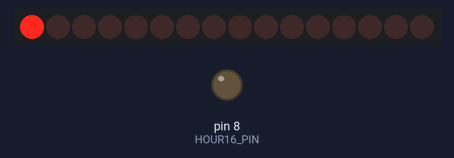
The sketch below on a simulated Arduino Uno, built with avr-gcc and run on an emulated ATmega328P. On the bench: 16 shift-register outputs drawn as a row of LEDs (first output left, lit = HIGH), output pins drawn as LEDs (lit = HIGH). Wiring (inferred from the names in the program): 2 × shift register (74HC595): data pin 11; shift clock pin 13; latch pin 12. Wiring (inferred from the signals the program sends): row of LEDs: on Q0, Q1, Q2, Q3, Q4, Q5, Q6, Q7, Q8, Q9, Q10, Q11, Q12, Q13, Q14, Q15. Pins used as bus, display or sensor lines are not drawn.

Above: at 1.1 s.
At 5.1 s:
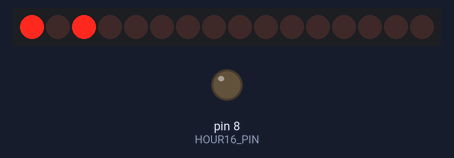
At 10.1 s:
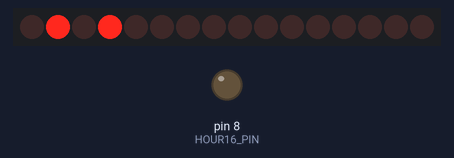
At 20.1 s:
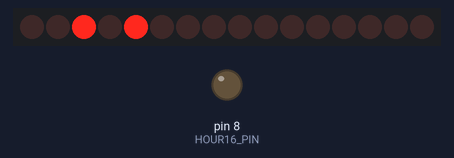
At 29.1 s:
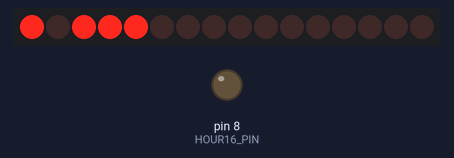
At 39.1 s:
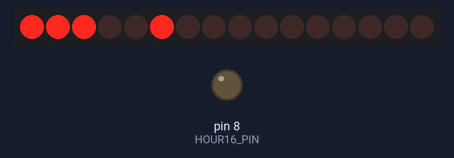
Timing chart, 0 to 40.0 s (numbered marks = the images above):
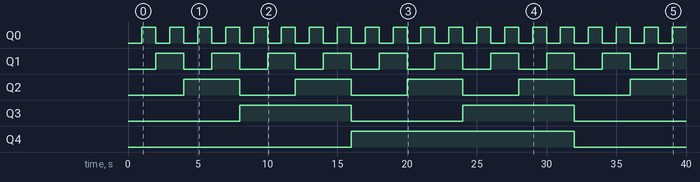

Measured:
- by itself, Q0: alternates HIGH for 1.0 s and LOW for 1.0 s
- by itself, Q1: alternates HIGH for 2.0 s and LOW for 2.0 s
- by itself, Q2: alternates HIGH for 4.0 s and LOW for 4.0 s
- by itself, Q3: alternates HIGH for 8.0 s and LOW for 8.0 s
- by itself, Q4: LOW → HIGH at 16.0 s, → LOW 16.0 s later

The sketch:

binary_clock_clean.ino
```cpp
/**
 * For a binary clock we need:
 * - 4 LEDs for hours (5 for 24 hour)
 * - 6 LEDs for minutes
 * - 6 LEDs for seconds
 *
 * Using 2 daisy chained 8 bit shift registers (74HC595) we can set 16 LEDs using 3
 * pins and have a dedicated PIN for the 16 hour LED.
 */

/*
 * Pin map
 *
 * Assume we have 15 LEDs as below in a row (s - seconds, m - minutes, h - hours)
 * with high bits on the left
 * HHHHH MMMMMM SSSSSS
 *
 * For example above the leftmost LED is H5 (hours bit 5 / 16 hour) and the rightmost bit
 * is S1 (seconds bit 1 / 1 second)
 *
 * Use 2 74HC595. We will use 595(1) for the low bits (S1 - M2) and 595(2) for the high
 * bits (M3 - H4).
 *
 * 595 - both
 * 8 - LOW (GND)
 * 10 - HIGH (reset)
 * 13 - LOW (output enable)
 * 16 - HIGH (VCC)
 *
 * 595(1) -> LED
 * 1 -> S1
 * 2 -> S2
 * 3 -> S3
 * 4 -> S4
 * 5 -> S5
 * 6 -> S6
 * 7 -> M1
 * 8 -> M2
 *
 * 595(2) -> LED
 * 1 -> M1
 * 2 -> M2
 * 3 -> M3
 * 4 -> M4
 * 5 -> H1
 * 6 -> H2
 * 7 -> H3
 * 8 -> H4
 *
 * Arduino -> LED
 * 8 -> H5
 *
 * 595(1) -> 595(2)
 * 11 -> 11
 * 12 -> 12
 * 9 -> 14 (Q7/QH out -> DS/SER)
 *
 * Arduino -> 595(1)
 * 11 -> 14
 * 12 -> 12
 * 13 -> 11
 */


const boolean HOUR_24 = true;

// Pin connected to ST_CP/RCLK of 74HC595
const int LATCH_PIN = 12;
// Pin connected to SH_CP/SRCLK of 74HC595
const int CLOCK_PIN = 13;
// Pin connected to DS/SER of 74HC595
const int DATA_PIN = 11;
// Dedicated pin for 16 hours LED
const int HOUR16_PIN = 8;

// Track which LEDs are on/off
unsigned long now = 0;
int seconds = 0;
int minutes = 0;
int hours = 0;
int hoursInDay;

void setup() {
  pinMode(LATCH_PIN, OUTPUT);
  pinMode(CLOCK_PIN, OUTPUT);
  pinMode(DATA_PIN, OUTPUT);
  pinMode(HOUR16_PIN, OUTPUT);

  if (HOUR_24) {
    hoursInDay = 24;
  } else {
    hoursInDay = 12;
  }
}

void loop() {
  updateTime();
  updateDisplay();
}

void updateTime() {
  // replace with RTC if you have something which can do that
  now = millis() / 1000;
  hours = (now / (60 * 60)) % hoursInDay;
  minutes = (now / 60) % 60;
  seconds = now % 60;
}

void updateDisplay() {
  unsigned long matrix = (hours << 12);
  matrix += (minutes << 6);
  matrix += seconds;

  digitalWrite(LATCH_PIN, LOW);
  shiftOut(DATA_PIN, CLOCK_PIN, MSBFIRST, (matrix >> 8) & 255);
  shiftOut(DATA_PIN, CLOCK_PIN, MSBFIRST, matrix & 255);
  digitalWrite(LATCH_PIN, HIGH);

  if (hours >= 16) {
    digitalWrite(HOUR16_PIN, HIGH);
  } else {
    digitalWrite(HOUR16_PIN, LOW);
  }
}
```
